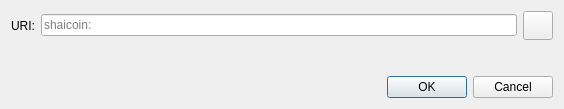
<?xml version="1.0" encoding="UTF-8"?>
<ui version="4.0">
 <class>OpenURIDialog</class>
 <widget class="QDialog" name="OpenURIDialog">
  <property name="geometry">
   <rect>
    <x>0</x>
    <y>0</y>
    <width>564</width>
    <height>109</height>
   </rect>
  </property>
  <property name="windowTitle">
   <string>Open shaicoin URI</string>
  </property>
  <layout class="QVBoxLayout" name="verticalLayout">
   <item>
    <layout class="QHBoxLayout" name="horizontalLayout">
     <item>
      <widget class="QLabel" name="label">
       <property name="text">
        <string>URI:</string>
       </property>
      </widget>
     </item>
     <item>
      <widget class="QValidatedLineEdit" name="uriEdit">
       <property name="placeholderText">
        <string notr="true">shaicoin:</string>
       </property>
      </widget>
     </item>
     <item>
      <widget class="QToolButton" name="pasteButton">
       <property name="toolTip">
        <string extracomment="Tooltip text for button that allows you to paste an address that is in your clipboard.">Paste address from clipboard</string>
       </property>
       <property name="text">
        <string/>
       </property>
       <property name="icon">
        <iconset resource="../bitcoin.qrc">
         <normaloff>:/icons/editpaste</normaloff>:/icons/editpaste
        </iconset>
       </property>
       <property name="iconSize">
        <size>
         <width>22</width>
         <height>22</height>
        </size>
       </property>
      </widget>
     </item>
    </layout>
   </item>
   <item>
    <spacer name="verticalSpacer">
     <property name="orientation">
      <enum>Qt::Vertical</enum>
     </property>
     <property name="sizeHint" stdset="0">
      <size>
       <width>20</width>
       <height>40</height>
      </size>
     </property>
    </spacer>
   </item>
   <item>
    <widget class="QDialogButtonBox" name="buttonBox">
     <property name="orientation">
      <enum>Qt::Horizontal</enum>
     </property>
     <property name="standardButtons">
      <set>QDialogButtonBox::Cancel|QDialogButtonBox::Ok</set>
     </property>
    </widget>
   </item>
  </layout>
 </widget>
 <customwidgets>
  <customwidget>
   <class>QValidatedLineEdit</class>
   <extends>QLineEdit</extends>
   <header>qt/qvalidatedlineedit.h</header>
  </customwidget>
 </customwidgets>
 <resources/>
 <connections>
  <connection>
   <sender>buttonBox</sender>
   <signal>accepted()</signal>
   <receiver>OpenURIDialog</receiver>
   <slot>accept()</slot>
   <hints>
    <hint type="sourcelabel">
     <x>248</x>
     <y>254</y>
    </hint>
    <hint type="destinationlabel">
     <x>157</x>
     <y>274</y>
    </hint>
   </hints>
  </connection>
  <connection>
   <sender>buttonBox</sender>
   <signal>rejected()</signal>
   <receiver>OpenURIDialog</receiver>
   <slot>reject()</slot>
   <hints>
    <hint type="sourcelabel">
     <x>316</x>
     <y>260</y>
    </hint>
    <hint type="destinationlabel">
     <x>286</x>
     <y>274</y>
    </hint>
   </hints>
  </connection>
 </connections>
</ui>
